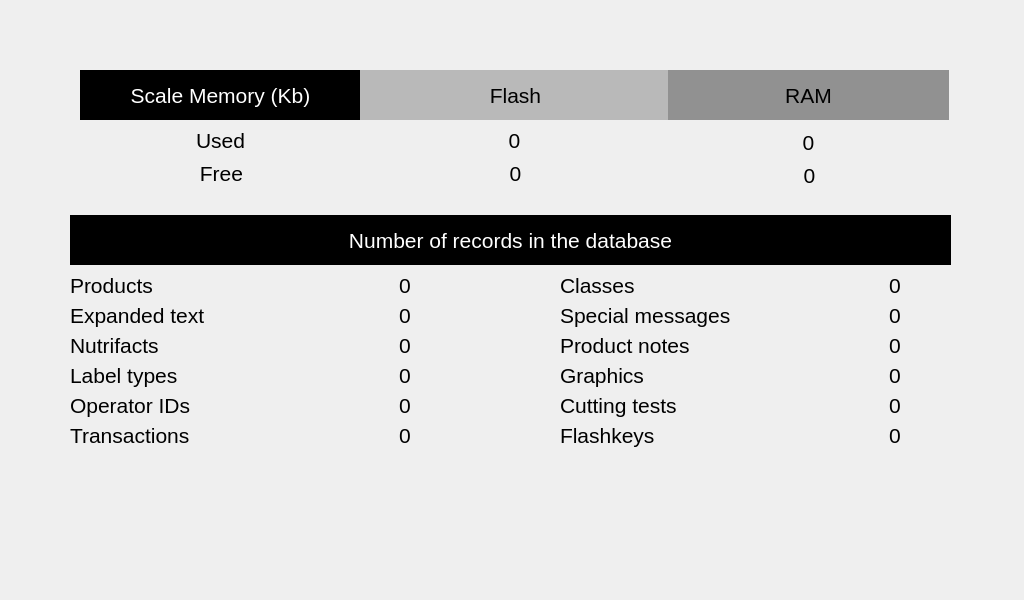
<?xml version="1.0" encoding="UTF-8"?>
<ui version="4.0">
 <class>scaleStatistics</class>
 <widget class="QWidget" name="scaleStatistics">
  <property name="geometry">
   <rect>
    <x>0</x>
    <y>0</y>
    <width>1024</width>
    <height>600</height>
   </rect>
  </property>
  <property name="windowTitle">
   <string>Dialog</string>
  </property>
  <widget class="QLabel" name="lblScaleMemory">
   <property name="geometry">
    <rect>
     <x>80</x>
     <y>70</y>
     <width>281</width>
     <height>50</height>
    </rect>
   </property>
   <property name="font">
    <font>
     <pointsize>16</pointsize>
    </font>
   </property>
   <property name="autoFillBackground">
    <bool>false</bool>
   </property>
   <property name="styleSheet">
    <string notr="true">QLabel
{
	color: white;
     background: black;
 }</string>
   </property>
   <property name="text">
    <string>Scale Memory (Kb)</string>
   </property>
   <property name="alignment">
    <set>Qt::AlignCenter</set>
   </property>
  </widget>
  <widget class="QLabel" name="lblFlash">
   <property name="geometry">
    <rect>
     <x>360</x>
     <y>70</y>
     <width>311</width>
     <height>50</height>
    </rect>
   </property>
   <property name="font">
    <font>
     <pointsize>16</pointsize>
    </font>
   </property>
   <property name="autoFillBackground">
    <bool>false</bool>
   </property>
   <property name="styleSheet">
    <string notr="true">QLabel
{
     background: rgb(185, 185, 185);
 }</string>
   </property>
   <property name="text">
    <string>Flash</string>
   </property>
   <property name="alignment">
    <set>Qt::AlignCenter</set>
   </property>
  </widget>
  <widget class="QLabel" name="lblRAM">
   <property name="geometry">
    <rect>
     <x>668</x>
     <y>70</y>
     <width>281</width>
     <height>50</height>
    </rect>
   </property>
   <property name="font">
    <font>
     <pointsize>16</pointsize>
    </font>
   </property>
   <property name="autoFillBackground">
    <bool>false</bool>
   </property>
   <property name="styleSheet">
    <string notr="true">QLabel
{
     background: rgb(145, 145, 145);
 }</string>
   </property>
   <property name="text">
    <string>RAM</string>
   </property>
   <property name="alignment">
    <set>Qt::AlignCenter</set>
   </property>
  </widget>
  <widget class="QLabel" name="lblNumRecords">
   <property name="geometry">
    <rect>
     <x>70</x>
     <y>215</y>
     <width>881</width>
     <height>50</height>
    </rect>
   </property>
   <property name="font">
    <font>
     <pointsize>16</pointsize>
    </font>
   </property>
   <property name="styleSheet">
    <string notr="true">QLabel
{
	color: white;
     background: black;
 }</string>
   </property>
   <property name="text">
    <string>Number of records in the database</string>
   </property>
   <property name="alignment">
    <set>Qt::AlignCenter</set>
   </property>
  </widget>
  <widget class="QLabel" name="lblUsed">
   <property name="geometry">
    <rect>
     <x>80</x>
     <y>125</y>
     <width>281</width>
     <height>30</height>
    </rect>
   </property>
   <property name="font">
    <font>
     <pointsize>16</pointsize>
    </font>
   </property>
   <property name="text">
    <string>Used</string>
   </property>
   <property name="alignment">
    <set>Qt::AlignCenter</set>
   </property>
  </widget>
  <widget class="QLabel" name="lblUsedFlashData">
   <property name="geometry">
    <rect>
     <x>359</x>
     <y>125</y>
     <width>311</width>
     <height>30</height>
    </rect>
   </property>
   <property name="font">
    <font>
     <pointsize>16</pointsize>
    </font>
   </property>
   <property name="text">
    <string notr="true">0</string>
   </property>
   <property name="alignment">
    <set>Qt::AlignCenter</set>
   </property>
  </widget>
  <widget class="QLabel" name="lblUsedRAMData">
   <property name="geometry">
    <rect>
     <x>668</x>
     <y>127</y>
     <width>281</width>
     <height>30</height>
    </rect>
   </property>
   <property name="font">
    <font>
     <pointsize>16</pointsize>
    </font>
   </property>
   <property name="text">
    <string notr="true">0</string>
   </property>
   <property name="alignment">
    <set>Qt::AlignCenter</set>
   </property>
  </widget>
  <widget class="QLabel" name="lblFreeFlashData">
   <property name="geometry">
    <rect>
     <x>360</x>
     <y>158</y>
     <width>311</width>
     <height>30</height>
    </rect>
   </property>
   <property name="font">
    <font>
     <pointsize>16</pointsize>
    </font>
   </property>
   <property name="text">
    <string notr="true">0</string>
   </property>
   <property name="alignment">
    <set>Qt::AlignCenter</set>
   </property>
  </widget>
  <widget class="QLabel" name="lblFree">
   <property name="geometry">
    <rect>
     <x>81</x>
     <y>158</y>
     <width>281</width>
     <height>30</height>
    </rect>
   </property>
   <property name="font">
    <font>
     <pointsize>16</pointsize>
    </font>
   </property>
   <property name="text">
    <string>Free</string>
   </property>
   <property name="alignment">
    <set>Qt::AlignCenter</set>
   </property>
  </widget>
  <widget class="QLabel" name="lblFreeRAMData">
   <property name="geometry">
    <rect>
     <x>669</x>
     <y>160</y>
     <width>281</width>
     <height>30</height>
    </rect>
   </property>
   <property name="font">
    <font>
     <pointsize>16</pointsize>
    </font>
   </property>
   <property name="text">
    <string notr="true">0</string>
   </property>
   <property name="alignment">
    <set>Qt::AlignCenter</set>
   </property>
  </widget>
  <widget class="QLabel" name="lblProducts">
   <property name="geometry">
    <rect>
     <x>70</x>
     <y>270</y>
     <width>281</width>
     <height>30</height>
    </rect>
   </property>
   <property name="font">
    <font>
     <pointsize>16</pointsize>
    </font>
   </property>
   <property name="text">
    <string>Products</string>
   </property>
   <property name="alignment">
    <set>Qt::AlignLeading|Qt::AlignLeft|Qt::AlignVCenter</set>
   </property>
  </widget>
  <widget class="QLabel" name="lblProductsData">
   <property name="geometry">
    <rect>
     <x>360</x>
     <y>270</y>
     <width>90</width>
     <height>30</height>
    </rect>
   </property>
   <property name="font">
    <font>
     <pointsize>16</pointsize>
    </font>
   </property>
   <property name="text">
    <string notr="true">0</string>
   </property>
   <property name="alignment">
    <set>Qt::AlignCenter</set>
   </property>
  </widget>
  <widget class="QLabel" name="lblClassesData">
   <property name="geometry">
    <rect>
     <x>850</x>
     <y>270</y>
     <width>90</width>
     <height>30</height>
    </rect>
   </property>
   <property name="font">
    <font>
     <pointsize>16</pointsize>
    </font>
   </property>
   <property name="text">
    <string notr="true">0</string>
   </property>
   <property name="alignment">
    <set>Qt::AlignCenter</set>
   </property>
  </widget>
  <widget class="QLabel" name="lblClasses">
   <property name="geometry">
    <rect>
     <x>560</x>
     <y>270</y>
     <width>281</width>
     <height>30</height>
    </rect>
   </property>
   <property name="font">
    <font>
     <pointsize>16</pointsize>
    </font>
   </property>
   <property name="text">
    <string>Classes</string>
   </property>
   <property name="alignment">
    <set>Qt::AlignLeading|Qt::AlignLeft|Qt::AlignVCenter</set>
   </property>
  </widget>
  <widget class="QLabel" name="lblSpecialMessages">
   <property name="geometry">
    <rect>
     <x>560</x>
     <y>300</y>
     <width>281</width>
     <height>30</height>
    </rect>
   </property>
   <property name="font">
    <font>
     <pointsize>16</pointsize>
    </font>
   </property>
   <property name="text">
    <string>Special messages</string>
   </property>
   <property name="alignment">
    <set>Qt::AlignLeading|Qt::AlignLeft|Qt::AlignVCenter</set>
   </property>
  </widget>
  <widget class="QLabel" name="lblExpandedTextData">
   <property name="geometry">
    <rect>
     <x>360</x>
     <y>300</y>
     <width>90</width>
     <height>30</height>
    </rect>
   </property>
   <property name="font">
    <font>
     <pointsize>16</pointsize>
    </font>
   </property>
   <property name="text">
    <string notr="true">0</string>
   </property>
   <property name="alignment">
    <set>Qt::AlignCenter</set>
   </property>
  </widget>
  <widget class="QLabel" name="lblExpandedText">
   <property name="geometry">
    <rect>
     <x>70</x>
     <y>300</y>
     <width>281</width>
     <height>30</height>
    </rect>
   </property>
   <property name="font">
    <font>
     <pointsize>16</pointsize>
    </font>
   </property>
   <property name="text">
    <string>Expanded text</string>
   </property>
   <property name="alignment">
    <set>Qt::AlignLeading|Qt::AlignLeft|Qt::AlignVCenter</set>
   </property>
  </widget>
  <widget class="QLabel" name="lblSpecialMessagesData">
   <property name="geometry">
    <rect>
     <x>850</x>
     <y>300</y>
     <width>90</width>
     <height>30</height>
    </rect>
   </property>
   <property name="font">
    <font>
     <pointsize>16</pointsize>
    </font>
   </property>
   <property name="text">
    <string notr="true">0</string>
   </property>
   <property name="alignment">
    <set>Qt::AlignCenter</set>
   </property>
  </widget>
  <widget class="QLabel" name="lblNutrifacts">
   <property name="geometry">
    <rect>
     <x>70</x>
     <y>330</y>
     <width>281</width>
     <height>30</height>
    </rect>
   </property>
   <property name="font">
    <font>
     <pointsize>16</pointsize>
    </font>
   </property>
   <property name="text">
    <string>Nutrifacts</string>
   </property>
   <property name="alignment">
    <set>Qt::AlignLeading|Qt::AlignLeft|Qt::AlignVCenter</set>
   </property>
  </widget>
  <widget class="QLabel" name="lblProductNotes">
   <property name="geometry">
    <rect>
     <x>560</x>
     <y>330</y>
     <width>281</width>
     <height>30</height>
    </rect>
   </property>
   <property name="font">
    <font>
     <pointsize>16</pointsize>
    </font>
   </property>
   <property name="text">
    <string>Product notes</string>
   </property>
   <property name="alignment">
    <set>Qt::AlignLeading|Qt::AlignLeft|Qt::AlignVCenter</set>
   </property>
  </widget>
  <widget class="QLabel" name="lblProductNotesData">
   <property name="geometry">
    <rect>
     <x>850</x>
     <y>330</y>
     <width>90</width>
     <height>30</height>
    </rect>
   </property>
   <property name="font">
    <font>
     <pointsize>16</pointsize>
    </font>
   </property>
   <property name="text">
    <string notr="true">0</string>
   </property>
   <property name="alignment">
    <set>Qt::AlignCenter</set>
   </property>
  </widget>
  <widget class="QLabel" name="lblNutrifactsData">
   <property name="geometry">
    <rect>
     <x>360</x>
     <y>330</y>
     <width>90</width>
     <height>30</height>
    </rect>
   </property>
   <property name="font">
    <font>
     <pointsize>16</pointsize>
    </font>
   </property>
   <property name="text">
    <string notr="true">0</string>
   </property>
   <property name="alignment">
    <set>Qt::AlignCenter</set>
   </property>
  </widget>
  <widget class="QLabel" name="lblGraphics">
   <property name="geometry">
    <rect>
     <x>560</x>
     <y>360</y>
     <width>281</width>
     <height>30</height>
    </rect>
   </property>
   <property name="font">
    <font>
     <pointsize>16</pointsize>
    </font>
   </property>
   <property name="text">
    <string>Graphics</string>
   </property>
   <property name="alignment">
    <set>Qt::AlignLeading|Qt::AlignLeft|Qt::AlignVCenter</set>
   </property>
  </widget>
  <widget class="QLabel" name="lblLabelTypes">
   <property name="geometry">
    <rect>
     <x>70</x>
     <y>360</y>
     <width>281</width>
     <height>30</height>
    </rect>
   </property>
   <property name="font">
    <font>
     <pointsize>16</pointsize>
    </font>
   </property>
   <property name="text">
    <string>Label types</string>
   </property>
   <property name="alignment">
    <set>Qt::AlignLeading|Qt::AlignLeft|Qt::AlignVCenter</set>
   </property>
  </widget>
  <widget class="QLabel" name="lblGraphicsData">
   <property name="geometry">
    <rect>
     <x>850</x>
     <y>360</y>
     <width>90</width>
     <height>30</height>
    </rect>
   </property>
   <property name="font">
    <font>
     <pointsize>16</pointsize>
    </font>
   </property>
   <property name="text">
    <string notr="true">0</string>
   </property>
   <property name="alignment">
    <set>Qt::AlignCenter</set>
   </property>
  </widget>
  <widget class="QLabel" name="lblLabelTypesData">
   <property name="geometry">
    <rect>
     <x>360</x>
     <y>360</y>
     <width>90</width>
     <height>30</height>
    </rect>
   </property>
   <property name="font">
    <font>
     <pointsize>16</pointsize>
    </font>
   </property>
   <property name="text">
    <string notr="true">0</string>
   </property>
   <property name="alignment">
    <set>Qt::AlignCenter</set>
   </property>
  </widget>
  <widget class="QLabel" name="lblCuttingTestsData">
   <property name="geometry">
    <rect>
     <x>850</x>
     <y>390</y>
     <width>90</width>
     <height>30</height>
    </rect>
   </property>
   <property name="font">
    <font>
     <pointsize>16</pointsize>
    </font>
   </property>
   <property name="text">
    <string notr="true">0</string>
   </property>
   <property name="alignment">
    <set>Qt::AlignCenter</set>
   </property>
  </widget>
  <widget class="QLabel" name="lblCuttingTests">
   <property name="geometry">
    <rect>
     <x>560</x>
     <y>390</y>
     <width>281</width>
     <height>30</height>
    </rect>
   </property>
   <property name="font">
    <font>
     <pointsize>16</pointsize>
    </font>
   </property>
   <property name="text">
    <string>Cutting tests</string>
   </property>
   <property name="alignment">
    <set>Qt::AlignLeading|Qt::AlignLeft|Qt::AlignVCenter</set>
   </property>
  </widget>
  <widget class="QLabel" name="lblOperatorIDsData">
   <property name="geometry">
    <rect>
     <x>360</x>
     <y>390</y>
     <width>90</width>
     <height>30</height>
    </rect>
   </property>
   <property name="font">
    <font>
     <pointsize>16</pointsize>
    </font>
   </property>
   <property name="text">
    <string notr="true">0</string>
   </property>
   <property name="alignment">
    <set>Qt::AlignCenter</set>
   </property>
  </widget>
  <widget class="QLabel" name="lblOperatorIDs">
   <property name="geometry">
    <rect>
     <x>70</x>
     <y>390</y>
     <width>281</width>
     <height>30</height>
    </rect>
   </property>
   <property name="font">
    <font>
     <pointsize>16</pointsize>
    </font>
   </property>
   <property name="text">
    <string>Operator IDs</string>
   </property>
   <property name="alignment">
    <set>Qt::AlignLeading|Qt::AlignLeft|Qt::AlignVCenter</set>
   </property>
  </widget>
  <widget class="QLabel" name="lblFlashkeys">
   <property name="geometry">
    <rect>
     <x>560</x>
     <y>420</y>
     <width>281</width>
     <height>30</height>
    </rect>
   </property>
   <property name="font">
    <font>
     <pointsize>16</pointsize>
    </font>
   </property>
   <property name="text">
    <string>Flashkeys</string>
   </property>
   <property name="alignment">
    <set>Qt::AlignLeading|Qt::AlignLeft|Qt::AlignVCenter</set>
   </property>
  </widget>
  <widget class="QLabel" name="lblTransactionsData">
   <property name="geometry">
    <rect>
     <x>360</x>
     <y>420</y>
     <width>90</width>
     <height>30</height>
    </rect>
   </property>
   <property name="font">
    <font>
     <pointsize>16</pointsize>
    </font>
   </property>
   <property name="text">
    <string notr="true">0</string>
   </property>
   <property name="alignment">
    <set>Qt::AlignCenter</set>
   </property>
  </widget>
  <widget class="QLabel" name="lblFlashkeysData">
   <property name="geometry">
    <rect>
     <x>850</x>
     <y>420</y>
     <width>90</width>
     <height>30</height>
    </rect>
   </property>
   <property name="font">
    <font>
     <pointsize>16</pointsize>
    </font>
   </property>
   <property name="text">
    <string notr="true">0</string>
   </property>
   <property name="alignment">
    <set>Qt::AlignCenter</set>
   </property>
  </widget>
  <widget class="QLabel" name="lblTransactions">
   <property name="geometry">
    <rect>
     <x>70</x>
     <y>420</y>
     <width>281</width>
     <height>30</height>
    </rect>
   </property>
   <property name="font">
    <font>
     <pointsize>16</pointsize>
    </font>
   </property>
   <property name="text">
    <string>Transactions</string>
   </property>
   <property name="alignment">
    <set>Qt::AlignLeading|Qt::AlignLeft|Qt::AlignVCenter</set>
   </property>
  </widget>
 </widget>
 <resources/>
 <connections/>
</ui>
